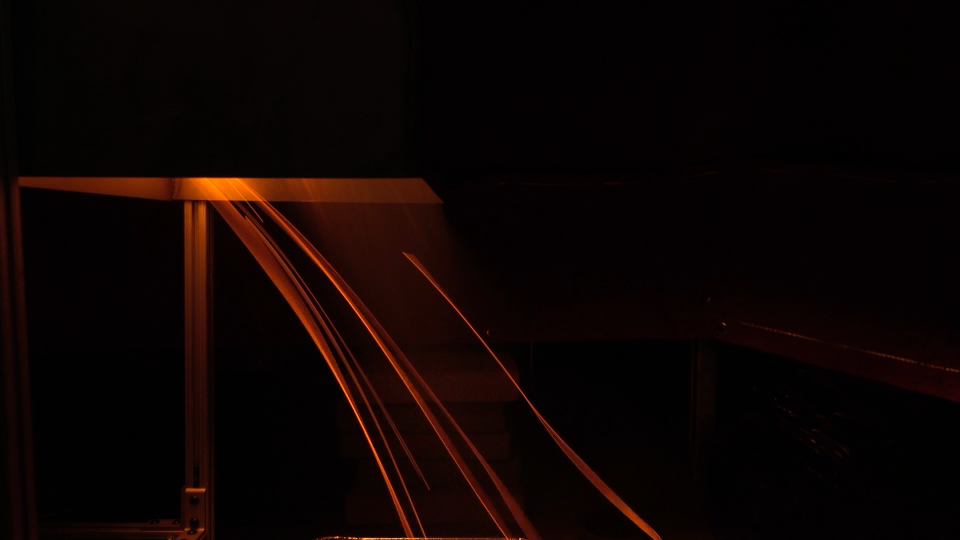
#> input picture examples/01-0001.png, 1920 x 1080 px (shown at 1/2 size)
$ python ratio_pyrometry.py
#> lines starting #> are read from the running program, lines starting #| are printed output that depends on the picture
import math
import cv2 as cv
import numpy as np
from numba import jit
import json

# camera settings
file = '01-0001.png'
I_Darkcurrent = 150.5
exposure_time = 0.500
f_stop = 2.4
ISO = 64 # basically brightness

# pyrometry config
MAX_TEMP = 1200
MIN_TEMP = 60
# original range from paper
# MAX_GR_RATIO = 1200
# MIN_GR_RATIO = 600

# Cropping config
x1 = 420
x2 = 1200
y1 = 400
y2 = -1

# post-processing
smoothing_radius = 2

# temperature key generation
key_entries = 6


@jit(nopython=True)
def rg_ratio_normalize(imgarr):
    # set max & min to most extreme values,
    # work up & down respectively from there
    tmin = MAX_TEMP
    tmax = 0

    imgnew = imgarr
    for i in range(len(imgarr)):
        for j in range(len(imgarr[i])):
            px = imgarr[i][j]
            r_norm = normalization_func(px[0])
            g_norm = normalization_func(px[1])

            # apply camera calibration func
            temp_C = pyrometry_calibration_formula(g_norm, r_norm)

            # remove pixels outside calibration range
            if MAX_TEMP != None and temp_C > MAX_TEMP or MIN_TEMP != None and temp_C < MIN_TEMP:
                temp_C = 0

            # update min & max
            if temp_C < tmin and temp_C >= 0:
                tmin = temp_C
            if temp_C > tmax:
                tmax = temp_C

            imgnew[i][j] = [temp_C, temp_C, temp_C]
    return imgnew, tmin, tmax


@jit(nopython=True)
def normalization_func(i):
    """
    does something to the pixels that i don't understand lol
    """
    return (i - I_Darkcurrent) * (f_stop ** 2) / (ISO * exposure_time)


@jit(nopython=True)
def pyrometry_calibration_formula(i_ng, i_nr):
    """
    Given the green-red ratio, calculates an approximate temperature
    in Celsius.
    """
    return 362.73 * math.log10(
        (i_ng/i_nr) ** 3
    ) + 2186.7 * math.log10(
        (i_ng/i_nr) ** 2
    ) + 4466.5 * math.log10(
        (i_ng / i_nr)
    ) + 3753.5


# read image & crop
file_name = file.split(".")[0]
file_ext = file.split(".")[1]
img = cv.imread(file)
#> img is the input picture: shape (1080, 1920, 3); mean B, G, R 2.1, 3.8, 13.3
img = img[y1:y2, x1:x2]
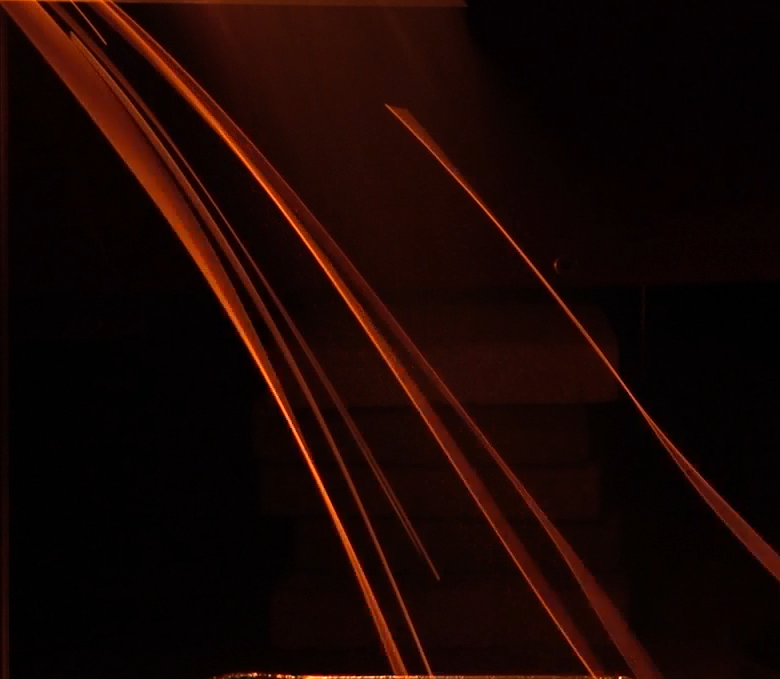
#> img: shape (679, 780, 3); mean B, G, R 3.3, 6.5, 24.9
cv.imwrite(f'{file_name}-cropped.{file_ext}', img)

# img = cv.imread('ember_test.png')

#> (the run stopped early here; a loop or call above may not have finished)
